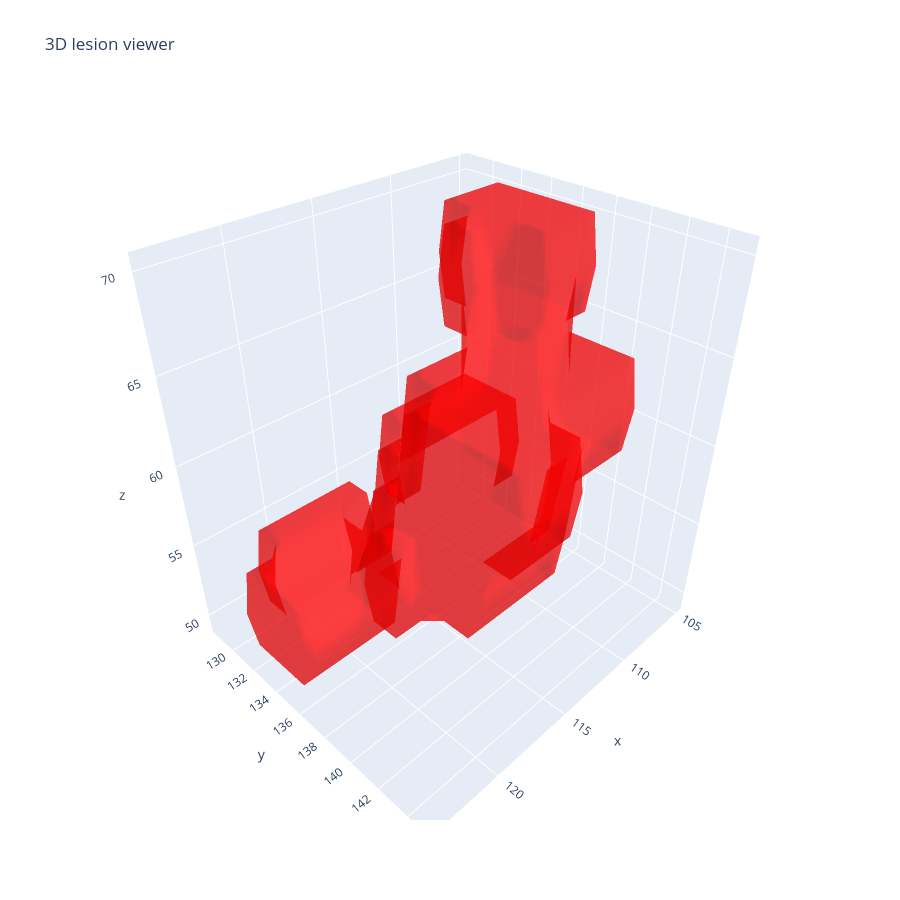
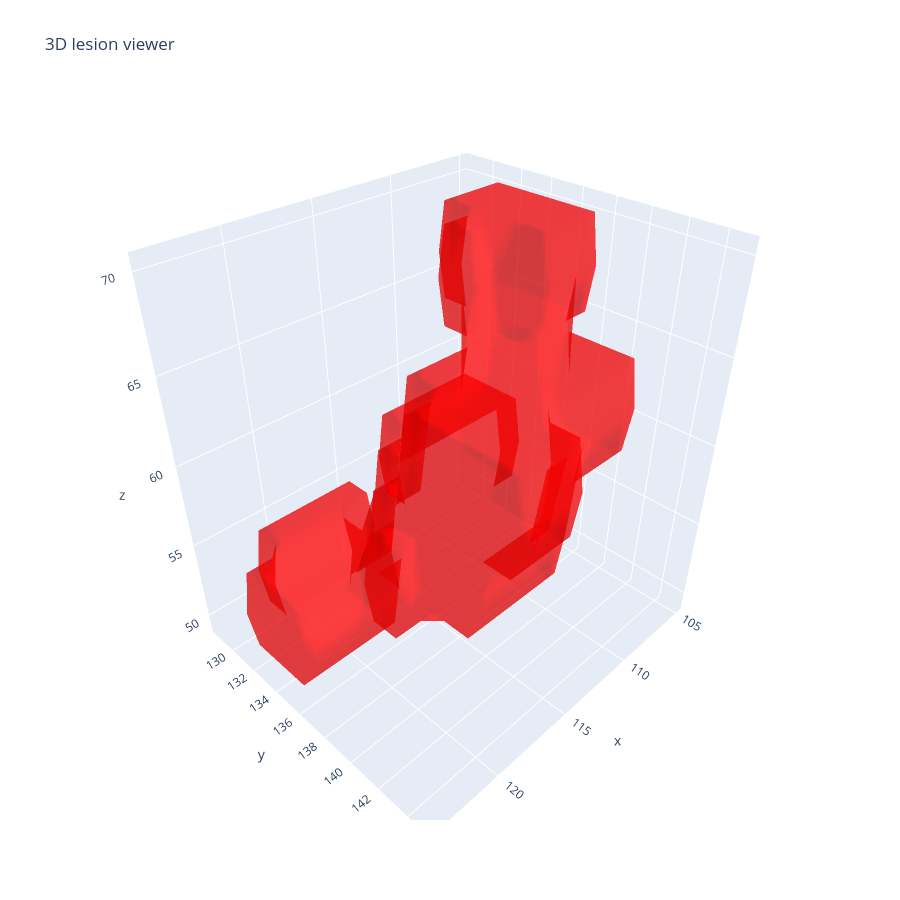

These figures' notebook cell, in order:
### Code cell
from core.visualization_lib import show_masks_3d



image= file_manager.load_file('0_nifty','197')

mask = sitk.GetArrayFromImage(image['lesion'])

spacing = image['lesion'].GetSpacing()   # (x, y, z)

show_masks_3d(
    [("Lesion", mask, "red")],
    spacing=(spacing[2], spacing[1], spacing[0]),
    title="3D lesion viewer",
)

### Figure 1 — Plotly figure (JSON) as saved in the notebook; plotly's stock layout.template omitted (floating-point values rounded to 4 significant figures; data arrays with more than 128 entries replaced by an {"elided": "..."} marker saying what was removed)
{"data": [{"color": "red", "hoverinfo": "name", "i": {"elided": "1832 int values"}, "j": {"elided": "1832 int values"}, "k": {"elided": "1832 int values"}, "name": "Lesion", "opacity": 0.5, "type": "mesh3d", "x": {"elided": "918 float values"}, "y": {"elided": "918 float values"}, "z": {"elided": "918 float values"}}], "layout": {"height": 900, "scene": {"aspectmode": "data"}, "title": {"text": "3D lesion viewer"}, "width": 900}}

### Figure 2 — Plotly figure (JSON) as saved in the notebook; plotly's stock layout.template omitted (floating-point values rounded to 4 significant figures; data arrays with more than 128 entries replaced by an {"elided": "..."} marker saying what was removed)
{"data": [{"color": "red", "hoverinfo": "name", "i": {"elided": "1832 int values"}, "j": {"elided": "1832 int values"}, "k": {"elided": "1832 int values"}, "name": "Lesion", "opacity": 0.5, "type": "mesh3d", "x": {"elided": "918 float values"}, "y": {"elided": "918 float values"}, "z": {"elided": "918 float values"}}], "layout": {"height": 900, "scene": {"aspectmode": "data"}, "title": {"text": "3D lesion viewer"}, "width": 900}}
